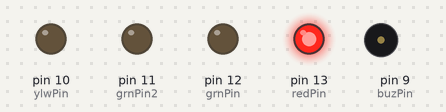
A sketch run on a simulated Arduino Uno, built with avr-gcc and run on an emulated ATmega328P. On the bench: output pins drawn as LEDs (lit = HIGH), buzzer (waves = sounding, pin HIGH).

Above: at 0.15 s.
At 0.75 s:
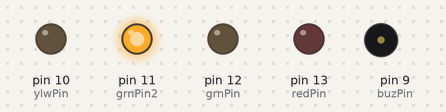
At 1.05 s:
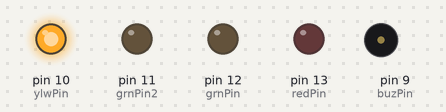
At 1.95 s:
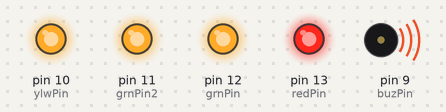
At 3.45 s:
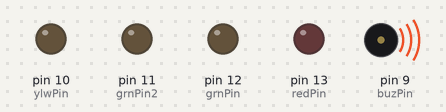
At 4.65 s:
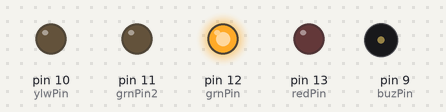
Timing chart, 0 to 5.0 s (numbered marks = the images above):
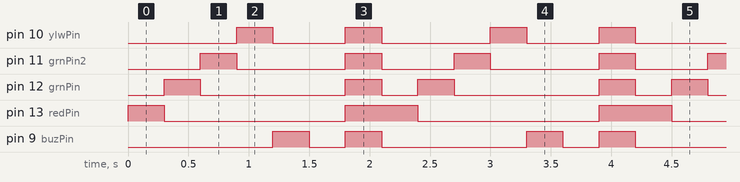

The sketch:

testforledstatus.ino
```cpp
int redPin = 13;
int grnPin = 12;
int grnPin2 = 11;
int ylwPin = 10;
int buzPin = 9;

void setup() {
  // put your setup code here, to run once:
pinMode(redPin, OUTPUT);
pinMode(grnPin2, OUTPUT);
pinMode(grnPin, OUTPUT);
pinMode(ylwPin, OUTPUT);
pinMode(buzPin, OUTPUT);
}

void loop() {
  // put your main code here, to run repeatedly:
digitalWrite(redPin, HIGH);
delay(300);
digitalWrite(redPin, LOW);
digitalWrite(grnPin, HIGH);
delay(300);
digitalWrite(grnPin, LOW);
digitalWrite(grnPin2, HIGH);
delay(300);
digitalWrite(grnPin2, LOW);
digitalWrite(ylwPin, HIGH);
delay(300);
digitalWrite(ylwPin, LOW);
digitalWrite(buzPin, HIGH);
delay(300);
digitalWrite(buzPin, LOW);
delay(300);
digitalWrite(redPin, HIGH);
digitalWrite(grnPin, HIGH);
digitalWrite(grnPin2, HIGH);
digitalWrite(ylwPin, HIGH);
digitalWrite(buzPin, HIGH);
delay(300);
digitalWrite(buzPin, LOW);
digitalWrite(redPin, LOW);
digitalWrite(grnPin, LOW);
digitalWrite(grnPin2, LOW);
digitalWrite(ylwPin, LOW);
}
```

Measured:
- by itself, pin 10 (ylwPin): repeats every 2.1 s: LOW 0.60 s, HIGH 0.30 s, LOW 0.90 s, HIGH 0.30 s
- by itself, pin 11 (grnPin2): repeats every 2.1 s: LOW 0.90 s, HIGH 0.30 s, LOW 0.60 s, HIGH 0.30 s
- by itself, pin 12 (grnPin): repeats every 2.1 s: LOW 1.2 s, HIGH 0.30 s, LOW 0.30 s, HIGH 0.30 s
- by itself, pin 13 (redPin): repeats every 2.1 s: LOW 1.5 s, HIGH 0.60 s
- by itself, pin 9 (buzPin): repeats every 2.1 s: LOW 0.30 s, HIGH 0.30 s, LOW 1.2 s, HIGH 0.30 s
